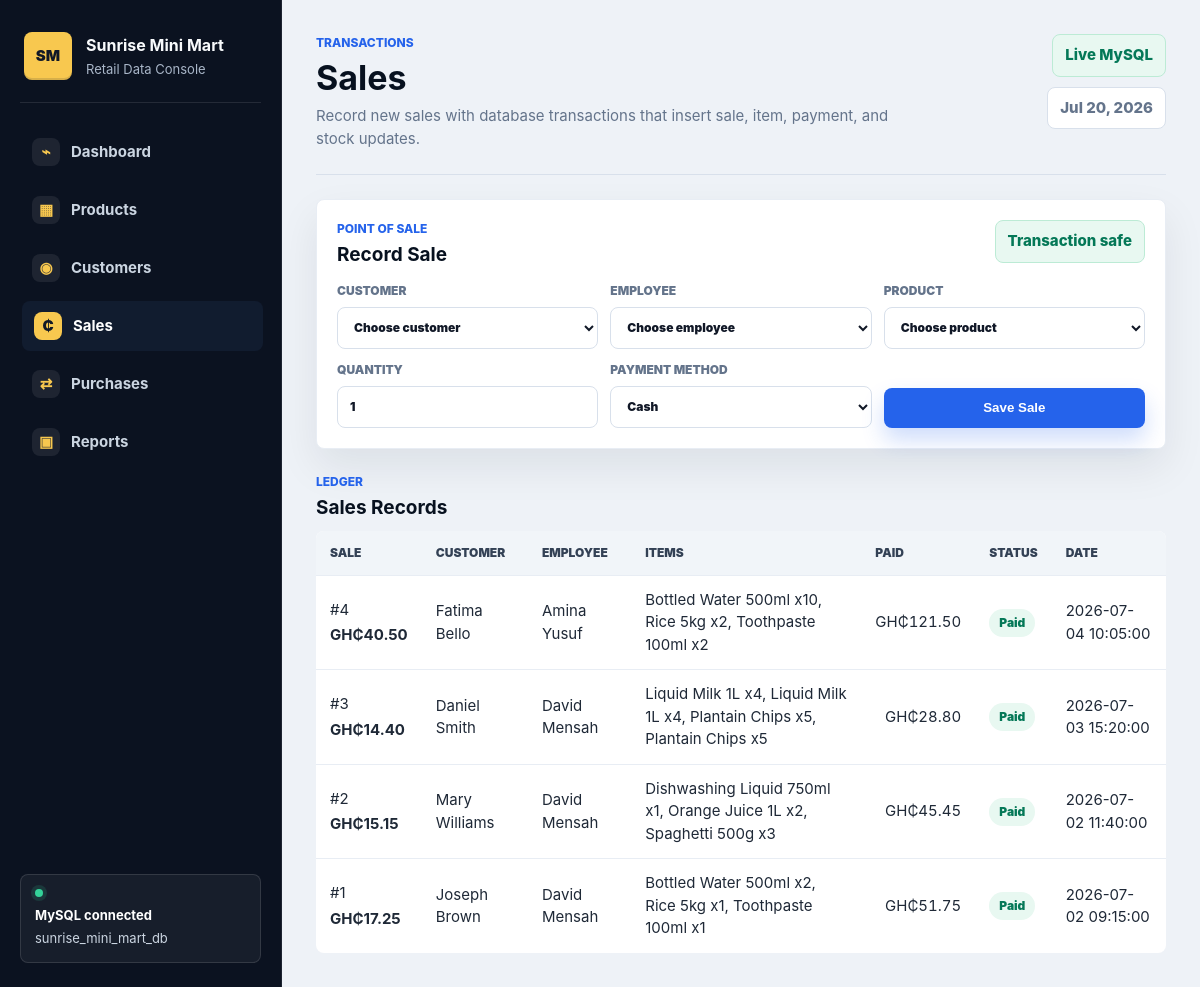
The app's page /index.php?page=sales with its own data.
### tables this page shows
CREATE TABLE sales (
    sale_id INT AUTO_INCREMENT PRIMARY KEY,
    customer_id INT NOT NULL,
    employee_id INT NOT NULL,
    sale_date DATETIME NOT NULL DEFAULT CURRENT_TIMESTAMP,
    total_amount DECIMAL(10,2) NOT NULL,
    CONSTRAINT chk_sale_total CHECK (total_amount >= 0),
    CONSTRAINT fk_sale_customer
        FOREIGN KEY (customer_id)
        REFERENCES customers(customer_id)
        ON UPDATE CASCADE
        ON DELETE RESTRICT,
    CONSTRAINT fk_sale_employee
        FOREIGN KEY (employee_id)
        REFERENCES employees(employee_id)
        ON UPDATE CASCADE
        ON DELETE RESTRICT
);

CREATE TABLE customers (
    customer_id INT AUTO_INCREMENT PRIMARY KEY,
    full_name VARCHAR(100) NOT NULL,
    phone VARCHAR(20) NOT NULL UNIQUE,
    email VARCHAR(100) UNIQUE,
    address VARCHAR(255) NOT NULL
);

CREATE TABLE employees (
    employee_id INT AUTO_INCREMENT PRIMARY KEY,
    full_name VARCHAR(100) NOT NULL,
    role VARCHAR(40) NOT NULL,
    phone VARCHAR(20) NOT NULL UNIQUE,
    hire_date DATE NOT NULL,
    CONSTRAINT chk_employee_role
        CHECK (role IN ('Manager', 'Cashier', 'Storekeeper', 'Sales Assistant'))
);

### index.php (the view, shortened to what this page needs)
<?php
$config = require __DIR__ . '/config.php';
$page = $_GET['page'] ?? 'dashboard';
function h(mixed $value): string
{
    return htmlspecialchars((string) $value, ENT_QUOTES, 'UTF-8');
}
function money(mixed $value): string
{
    return 'GH₵' . number_format((float) $value, 2);
}
function app_url(string $page, array $params = []): string
{
    $params = array_merge(['page' => $page], $params);
    return 'index.php?' . http_build_query($params);
}
function pdo(array $config): PDO
{
    $dsn = sprintf(
        'mysql:host=%s;dbname=%s;charset=%s',
        $config['host'],
        $config['database'],
        $config['charset']
    );
    $pdo = new PDO($dsn, $config['username'], $config['password'], [
        PDO::ATTR_ERRMODE => PDO::ERRMODE_EXCEPTION,
        PDO::ATTR_DEFAULT_FETCH_MODE => PDO::FETCH_ASSOC,
        PDO::ATTR_EMULATE_PREPARES => false,
    ]);
    return $pdo;
}
function rows(PDO $db, string $sql, array $params = []): array
{
    $stmt = $db->prepare($sql);
    $stmt->execute($params);
    return $stmt->fetchAll();
}
function badge(string $text, string $type = 'neutral'): string
{
    return '<span class="badge badge-' . h($type) . '">' . h($text) . '</span>';
}
function page_header(string $eyebrow, string $title, string $subtitle, ?string $actionLabel = null, ?string $actionUrl = null): string
{
    ?>
    <section class="page-head">
        <div class="page-copy">
            <p class="eyebrow"><?= h($eyebrow) ?></p>
            <h1><?= h($title) ?></h1>
            <p><?= h($subtitle) ?></p>
        </div>
        <div class="head-actions">
            <span class="status-pill">Live MySQL</span>
            <span class="date-pill"><?= h(date('M j, Y')) ?></span>
        </div>
    </section>
    <?php
    return (string) ob_get_clean();
}
    ?>
    <?php
function table_html(array $headers, array $records, callable $rowRenderer): string
{
    ?>
    <div class="table-wrap">
        <table>
            <thead>
                <tr>
                    <?php foreach ($headers as $header): ?>
                        <th><?= h($header) ?></th>
                    <?php endforeach; ?>
                </tr>
            </thead>
            <tbody>
                <?php foreach ($records as $record): ?>
                    <tr><?= $rowRenderer($record) ?></tr>
                <?php endforeach; ?>
            </tbody>
        </table>
    </div>
    <?php
    return (string) ob_get_clean();
}
    ?>
    <?php
function render_sales(PDO $db, ?array $notice): string
{
    $customers = rows($db, 'SELECT customer_id, full_name FROM customers ORDER BY full_name');
    $employees = rows($db, 'SELECT employee_id, full_name, role FROM employees ORDER BY full_name');
    $products = rows($db, '
        SELECT product_id, product_name, unit_price, quantity_in_stock
        FROM products
        WHERE quantity_in_stock > 0
        ORDER BY product_name
    ');
    $sales = rows($db, '
        SELECT
            s.sale_id,
            s.sale_date,
            s.total_amount,
            c.full_name AS customer_name,
            e.full_name AS employee_name,
            COALESCE(SUM(p.amount_paid), 0) AS amount_paid,
            GROUP_CONCAT(CONCAT(pr.product_name, " x", si.quantity) ORDER BY pr.product_name SEPARATOR ", ") AS items
        FROM sales s
        JOIN customers c ON c.customer_id = s.customer_id
        JOIN employees e ON e.employee_id = s.employee_id
        JOIN sale_items si ON si.sale_id = s.sale_id
        JOIN products pr ON pr.product_id = si.product_id
        LEFT JOIN payments p ON p.sale_id = s.sale_id
        GROUP BY s.sale_id, s.sale_date, s.total_amount, c.full_name, e.full_name
        ORDER BY s.sale_date DESC, s.sale_id DESC
    ');
    ?>
    <?= page_header('Transactions', 'Sales', 'Record new sales with database transactions that insert sale, item, payment, and stock updates.') ?>
    <section class="form-panel">
        <div class="form-head">
            <div>
                <p class="eyebrow">Point of sale</p>
                <h2>Record Sale</h2>
            </div>
            <span class="status-pill">Transaction safe</span>
        </div>
        <form method="post" action="<?= h(app_url('sales')) ?>">
            <label>
                Customer
                <select name="customer_id" required>
                    <option value="">Choose customer</option>
                </select>
            </label>
            <label>
                Employee
                <select name="employee_id" required>
                    <option value="">Choose employee</option>
                </select>
            </label>
            <label>
                Product
                <select name="product_id" required>
                    <option value="">Choose product</option>
                </select>
            </label>
            <label>
                Quantity
                <input type="number" name="quantity" min="1" value="1" required>
            </label>
            <label>
                Payment Method
                <select name="payment_method" required>
                    <option>Cash</option>
                </select>
            </label>
            <button class="button" type="submit">Save Sale</button>
        </form>
    </section>
    <div class="section-title">
        <p class="eyebrow">Ledger</p>
        <h2>Sales Records</h2>
    </div>
    <?= table_html(['Sale', 'Customer', 'Employee', 'Items', 'Paid', 'Status', 'Date'], $sales, function (array $sale): string {
        $paid = (float) $sale['amount_paid'];
        $total = (float) $sale['total_amount'];
        $status = $paid >= $total ? badge('Paid', 'success') : badge('Partial', 'warning');
        return '<td>#' . h($sale['sale_id']) . '<br><strong>' . money($total) . '</strong></td>'
            . '<td>' . h($sale['customer_name']) . '</td>'
            . '<td>' . h($sale['employee_name']) . '</td>'
            . '<td>' . h($sale['items']) . '</td>'
            . '<td class="num">' . money($paid) . '</td>'
            . '<td>' . $status . '</td>'
            . '<td>' . h($sale['sale_date']) . '</td>';
    }) ?>
    <?php
    return (string) ob_get_clean();
}
    ?>
    <?php
$notice = null;
$content = '';
try {
    $db = pdo($config);
    $content = match ($page) {
        'products' => render_products($db),
        'customers' => render_customers($db),
        'sales' => render_sales($db, $notice),
        'purchases' => render_purchases($db),
        'reports' => render_reports($db),
        default => render_dashboard($db),
    };
} catch (Throwable $e) {
    $content = render_setup_error($e);
}
$nav = [
    'dashboard' => ['label' => 'Dashboard', 'icon' => '⌁'],
    'products' => ['label' => 'Products', 'icon' => '▦'],
    'customers' => ['label' => 'Customers', 'icon' => '◉'],
    'sales' => ['label' => 'Sales', 'icon' => '₵'],
    'purchases' => ['label' => 'Purchases', 'icon' => '⇄'],
    'reports' => ['label' => 'Reports', 'icon' => '▣'],
];
?>
<!doctype html>
<html lang="en">
<head>
    <link rel="stylesheet" href="assets/styles.css">
</head>
<body>
    <aside class="sidebar">
        <div class="brand">
            <span class="brand-mark">SM</span>
            <div>
                <strong>Sunrise Mini Mart</strong>
                <small>Retail Data Console</small>
            </div>
        </div>
        <nav>
            <?php foreach ($nav as $key => $item): ?>
                <a class="<?= $page === $key ? 'active' : '' ?>" href="<?= h(app_url($key)) ?>">
                    <span><?= h($item['icon']) ?></span>
                    <?= h($item['label']) ?>
                </a>
            <?php endforeach; ?>
        </nav>
        <div class="sidebar-note">
            <span class="status-dot"></span>
            <strong>MySQL connected</strong>
            <span>sunrise_mini_mart_db</span>
        </div>
    </aside>
    <main class="main">
        <?= $content ?>
    </main>
</body>
</html>

### records on screen
sales: sale_id "4", total_amount "GH₵40.50", customer.full_name "Fatima Bello", employee.full_name "Amina Yusuf", items "Bottled Water 500ml x10, Rice 5kg x2, Toothpaste 100ml x2", paid "GH₵121.50", sale_date "2026-07-04 10:05:00"
sales: sale_id "3", total_amount "GH₵14.40", customer.full_name "Daniel Smith", employee.full_name "David Mensah", items "Liquid Milk 1L x4, Liquid Milk 1L x4, Plantain Chips x5, Plantain Chips x5", paid "GH₵28.80", sale_date "2026-07-03 15:20:00"
sales: sale_id "2", total_amount "GH₵15.15", customer.full_name "Mary Williams", employee.full_name "David Mensah", items "Dishwashing Liquid 750ml x1, Orange Juice 1L x2, Spaghetti 500g x3", paid "GH₵45.45", sale_date "2026-07-02 11:40:00"
sales: sale_id "1", total_amount "GH₵17.25", customer.full_name "Joseph Brown", employee.full_name "David Mensah", items "Bottled Water 500ml x2, Rice 5kg x1, Toothpaste 100ml x1", paid "GH₵51.75", sale_date "2026-07-02 09:15:00"

### other values on screen
$item['icon'] "⌁"
$item['label'] "Dashboard"
$item['icon'] "▦"
$item['label'] "Products"
$item['icon'] "◉"
$item['label'] "Customers"
$item['icon'] "₵"
$item['label'] "Sales"
$item['icon'] "⇄"
$item['label'] "Purchases"
$item['icon'] "▣"
$item['label'] "Reports"
$eyebrow "TRANSACTIONS"
$title "Sales"
$subtitle "Record new sales with database transactions that insert sale, item, payment, and stock updates."
